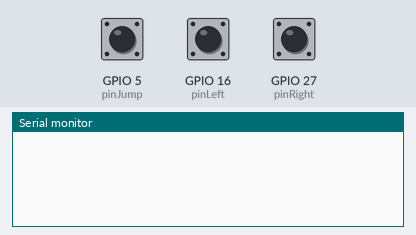
Bench run of a sketch on a simulated ESP32. On the bench: the last lines printed to the serial monitor. Inputs (shaded band) come from the test bench; at power-on: GPIO 5 (pinJump) HIGH, GPIO 16 (pinLeft) HIGH, GPIO 27 (pinRight) HIGH. USB keyboard and mouse output is not drawn.

Above: at 1.2 s.
1.3 s: GPIO 5 (pinJump) pulled LOW for 0.15 s
At 2.5 s:
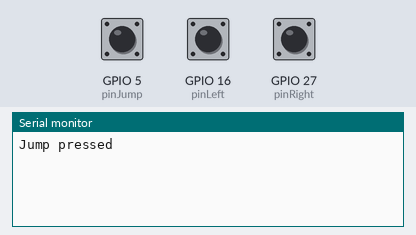
2.9 s: GPIO 16 (pinLeft) pulled LOW for 0.15 s
At 4.1 s:
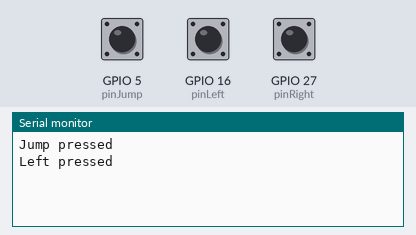
4.5 s: GPIO 27 (pinRight) pulled LOW for 0.15 s
At 5.2 s:
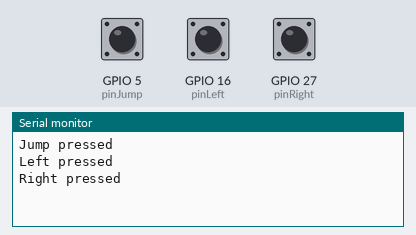

Measured:
- after the input at 1.3 s, the serial monitor: prints a new line at once (image 1)
- after the input at 2.9 s, the serial monitor: prints a new line at once (image 2)
- after the input at 4.5 s, the serial monitor: prints a new line at once (image 3)

The sketch:

assistive_button.ino
```cpp
#include <BleKeyboard.h>

BleKeyboard bleKeyboard;

// Pin assignments
const int pinJump = 5;     // GPIO for jump (e.g., W)
const int pinLeft = 16;    // GPIO for left (e.g., Q)
const int pinRight = 27;   // GPIO for right (e.g., E)

// Debounce state
bool jumpPressed = false;
bool leftPressed = false;
bool rightPressed = false;

void setup() {
  Serial.begin(115200);

  // Set button pins
  pinMode(pinJump, INPUT_PULLUP);
  pinMode(pinLeft, INPUT_PULLUP);
  pinMode(pinRight, INPUT_PULLUP);

  // Start BLE keyboard
  bleKeyboard.begin();
}

void loop() {
  if (bleKeyboard.isConnected()) {
    // Jump (W key)
    if (digitalRead(pinJump) == LOW) {
      if (!jumpPressed) {
        bleKeyboard.write('w');
        jumpPressed = true;
        Serial.println("Jump pressed");
      }
    } else {
      jumpPressed = false;
    }

    // Left (Q key)
    if (digitalRead(pinLeft) == LOW) {
      if (!leftPressed) {
        bleKeyboard.write('q');
        leftPressed = true;
        Serial.println("Left pressed");
      }
    } else {
      leftPressed = false;
    }

    // Right (E key)
    if (digitalRead(pinRight) == LOW) {
      if (!rightPressed) {
        bleKeyboard.write('e');
        rightPressed = true;
        Serial.println("Right pressed");
      }
    } else {
      rightPressed = false;
    }
  }

  delay(10); // Basic debounce
}
```
